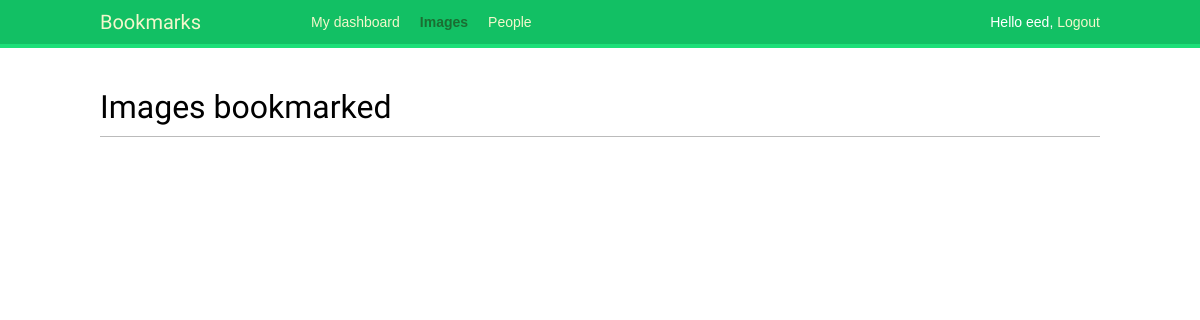
The app's page /images/ (signed in), older data.
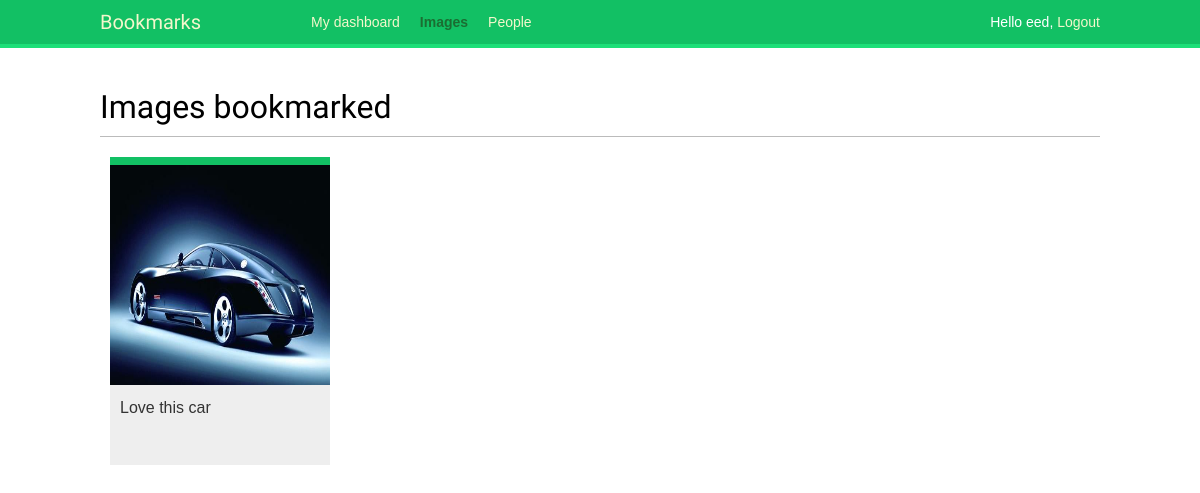
The same page, newer data.
### images/models.py (models this page shows, shortened)
class Image(models.Model):
    user = models.ForeignKey(settings.AUTH_USER_MODEL,
                             related_name='image_created')
    title = models.CharField(max_length=200)
    slug = models.SlugField(max_length=200, blank=True)
    url = models.URLField()
    image = models.ImageField(upload_to='images/%Y/%m/%d')
    description = models.TextField(blank=True)
    created = models.DateField(auto_now_add=True,
                               db_index=True)
    user_like = models.ManyToManyField(settings.AUTH_USER_MODEL,
                                       related_name='images_liked',
                                       blank=True)
    def get_absolute_url(self):
        return reverse('images:detail', args=(self.id, self.slug))

### images/views.py (the view)
@login_required
def image_list(request):
    images = Image.objects.all()
    paginator = Paginator(images, 8)
    page = request.GET.get('page')
    try:
        images = paginator.page(page)
    except PageNotAnInteger:
        images = paginator.page(1)
    except EmptyPage:
        if request.is_ajax():
            return HttpResponse('')
        images = paginator.page(paginator.num_pages)
    if request.is_ajax():
        return render(request,
                      'images/image/list_ajax.html',
                      {'section': 'images', 'images': images})
    return render(request,
                  'images/image/list.html',
                   {'section': 'images', 'images': images})

### images/templates/images/image/list.html (shortened to what this page needs)
{% extends "base.html" %}
{% block content %}
    <h1>Images bookmarked</h1>
    <div id="image-list">
        {% include "images/image/list_ajax.html" %}
    </div>
{% endblock %}

### account/templates/base.html (shortened to what this page needs)
{% load staticfiles %}
<!DOCTYPE html>
<html lang="en">
<head>
    <link href="{% static "css/base.css" %}" rel="stylesheet">
</head>
<body>
    <div id="header">
    <span class="logo">Bookmarks</span>
    {% if request.user.is_authenticated %}
         <ul class="menu">
          <li {% if section == "dashboard" %}class="selected"{% endif %}>
            <a href="{% url "dashboard" %}">My dashboard</a>
          </li>
          <li {% if section == "images" %}class="selected"{% endif %}>
            <a href="#">Images</a>
          </li>
          <li {% if section == "people" %}class="selected"{% endif %}>
            <a href="#">People</a>
           </li>
          </ul>
         {% endif %}
         <span class="user">
           {% if request.user.is_authenticated %}
             Hello {{ request.user.first_name }},
             <a href="{% url "logout" %}">Logout</a>
           {% else %}
             <a href="{% url "login" %}">Log-in</a>
           {% endif %}
        </span>
    </div>
    <div id="content">
        {% block content %}
        {% endblock %}
    </div>
</body>
</html>

### images/templates/images/image/list_ajax.html
{% load thumbnail %}
{% for image in images %}
    <div class="image">
        <a href="{{ image.get_absolute_url }}">
            {% thumbnail image.image "300x300" crop="100%" as im %}
                <a href="{{ image.get_absolute_url }}">
                    <img src="{{ im.url }}">
                </a>
            {% endthumbnail %}
        </a>
        <div class="info">
            <a href="{{ image.get_absolute_url }}" class="title">{{ image.title }}</a>
        </div>
    </div>
{% endfor %}

### account/static/css/base.css (style rules this page uses)
body { margin:0; padding:0; font-family:helvetica, sans-serif; }
a { color:#12c064; text-decoration:none; }
h1, h2, h3, h4, h5 , h6 { font-family: 'Muli', sans-serif; font-weight:normal; }
h1 { border-bottom:1px solid #bbb; padding:0 0 10px 0; margin:10px 0 20px 0; }
#header { padding:10px 100px; font-size:14px; background:#12c064; color:#fff; border-bottom:4px solid #1cdf78; overflow:auto; }
#header .logo { font-family: 'Muli', sans-serif; float:left; color:#f3f7cc; font-size:20px; margin-right:10%; }
#header ul.menu { list-style:none; float:left; margin:0; padding:0; }
#header ul.menu li { float:left; padding:4px 10px; }
#header ul.menu li.selected a, #header ul.menu li.selected a:hover { color:#1b6d32; font-weight:bold; }
#header a { color:#f3f7cc; }
#header .user { float:right; padding-top:4px; }
#content { padding:30px 100px; }
#image-list { overflow:auto; }
#image-list .image { float:left; width:220px; height:300px; margin:0 10px 10px 10px; border-top:8px solid #12c064; background:#eee; }
#image-list img { width:220px; height:220px; }
#image-list .info { padding:10px; }
#image-list .info a { color:#333; }

Row changes from the older to the newer data that the page shows:
added Image: title "Love this car"
